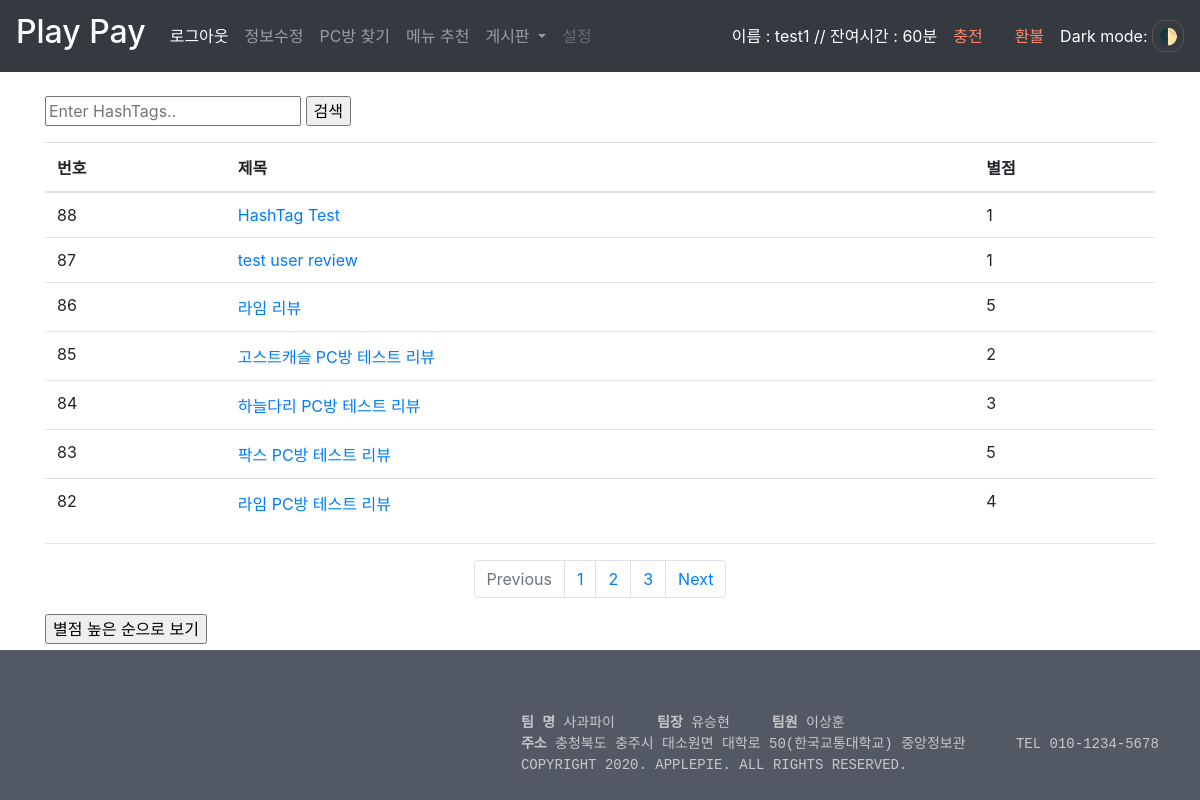
The app's page /board/1/ (signed in), older data.
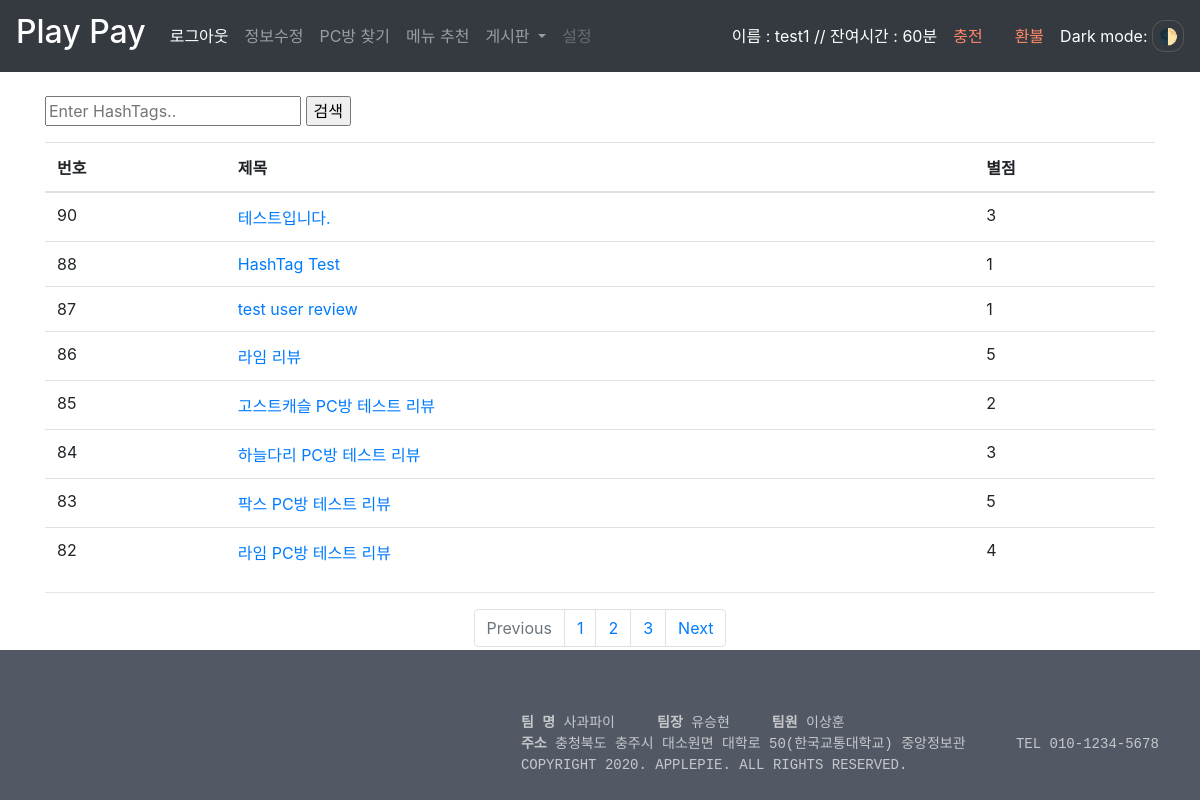
The same page, newer data.
### Proj/models.py (models this page shows, shortened)
class Text(models.Model):
    boardnumber = models.ForeignKey('Board', null=True, blank=True, on_delete=models.CASCADE)
    text_title = models.CharField(max_length=100)
    content = models.CharField(max_length=100)
    star = models.IntegerField(default=0)
    tags = TaggableManager(blank=True)
    user = models.CharField(max_length=100, default='default')

### Proj/views.py (the view, shortened to what this page needs)
# urls.py: path('board/<int:boardnum>/', views.ContentList.as_view(), name='contentlist'),
class ContentList(View):
    def get(self, request, boardnum):
        if not request.session.get('login', False):
            return HttpResponseRedirect('/')
        data = Text.objects.filter(boardnumber=boardnum).order_by('-id')
        form = SearchForm
        bn = boardnum
        return render(request, 'proj/contentlist.html', {'data':data, 'bn':bn, 'form':form})

### Proj/templates/Proj/contentlist.html (shortened to what this page needs)
{% extends "Proj/base.html" %}
{% block content %}
<!DOCTYPE html>
<html lang="en">
<div class="container">
<br>
{% if bn != 2 %}
<form action="/board/{{bn}}/search/" method='post'>
{{ form }}
<input type='submit' value='검색' />
</form>
{% endif %}
<table class="table table-hover">
    <thead>
    <tr>
        <th>번호</th>
        <th>제목</th>
        {% if bn == 1 %}
        <th>별점</th>
        {% endif %}
    </tr>
    </thead>
    <tbody>
    {% if data %}
    {% for data in data %}
    <tr>
        <td>{{ data.id }}</td>
        <td><a href="/board/{{bn}}/{{data.id}}">{{ data.text_title }}</a></td>
        {% if bn == 1 %}
        <td>{{ data.star }}</td>
        {% endif %}
    </tr>
    {% endfor %}
    {% else %}
    <tr>
      <td>None</td>
      <td>게시글이 없습니다.</td>
      <td>None</td>
  </tr>
    {% endif %}
    </tbody>
</table>
<hr>
<nav aria-label="Page navigation example">
  <ul class="pagination justify-content-center">
    <li class="page-item disabled">
      <a class="page-link" href="#" tabindex="-1">Previous</a>
    </li>
    <li class="page-item"><a class="page-link" href="#">1</a></li>
    <li class="page-item"><a class="page-link" href="#">2</a></li>
    <li class="page-item"><a class="page-link" href="#">3</a></li>
    <li class="page-item">
      <a class="page-link" href="#">Next</a>
    </li>
  </ul>
</nav>
{% if bn == 1 %}
<form action="/board/{{bn}}/" method='post'>
<input type="submit" value="별점 높은 순으로 보기"/>
</form>
{% endif %}
<p><input type="button" class='btn btn-secondary' value="글쓰기" onclick="window.open('/board/write','window팝업','width=350px, height=800px, left=600, menubar=no, status=no, toolbar=no');">
</p>
</div>
{% endblock %}

### Proj/templates/Proj/base.html (shortened to what this page needs)
{% block title %}
  <link rel="stylesheet" href="https://maxcdn.bootstrapcdn.com/bootstrap/4.0.0-beta.2/css/bootstrap.min.css">
<nav class="navbar  navbar-expand-sm  bg-dark  navbar-dark">
  <a class="navbar-brand" href="/"><h2>Play Pay</h2></a>
  <div class="collapse navbar-collapse" id="navbarSupportedContent">
    <ul class="navbar-nav mr-auto">
    {% if not request.session.login %}
      <li class="nav-item active">
        <a class="nav-link" href={% url 'proj:login' %}>로그인 <span class="sr-only">(current)</span></a>
      </li>
    {% else %}
      <li class="nav-item active">
        <a class="nav-link" href={% url 'proj:logout' %}>로그아웃 <span class="sr-only">(current)</span></a>
      </li>
      <li class="nav-item">
        <a class="nav-link" href={% url 'proj:edit' %}>정보수정</a>
      </li>
    {% endif %}
      <li class="nav-item">
        <a class="nav-link" href={% url 'proj:pclist' %}>PC방 찾기</a>
      </li>
      <li class="nav-item">
        <a class="nav-link" href={% url 'proj:food' %}>메뉴 추천</a>
      </li>
<li class="nav-item dropdown">
        <a class="nav-link dropdown-toggle" href="#" id="navbarDropdownMenuLink" data-toggle="dropdown" aria-haspopup="true" aria-expanded="false">
          게시판
        </a>
      </li>
<li class="nav-item dropdown">
        <a class="nav-link disabled" href="#" id="navbarDropdownMenuLink" data-toggle="dropdown" aria-haspopup="true" aria-expanded="false">
         설정
        </a>
      </li>
    </ul>
    <form class="form-inline my-2 my-lg-0">
    <font color='white'>
    {% if request.session.name %}
    <a>이름 : {{ request.session.name }} //</a>
    {% else %}
    이름 : None //
    {% endif %}
    {% if request.session.time %}
    <a>잔여시간 : {{ request.session.time }}분</a>
    {% else %}
    <a>잔여시간 : None </a>
    {% endif %}
    </font>
    <a class="nav-link" href={% url 'proj:payment' %} style="color:#FF8868">충전</a>
    <a class="nav-link" href={% url 'proj:refund' %} style="color:#FF8868">환불</a>
    </form>
<head>
</head>
<body>
    <div class="mode">
        <ap>Dark mode: </ap><span class="change">🌓</span>
    </div>
</body>
</nav>
<div id="wrapper">
    <div id="footer"><pre>
    <div id="color">
                                                              <b>팀 명</b> 사과파이     <b>팀장</b> 유승현     <b>팀원</b> 이상훈
                                                              <b>주소</b> 충청북도 충주시 대소원면 대학로 50(한국교통대학교) 중앙정보관      TEL 010-1234-5678
                                                              COPYRIGHT 2020. APPLEPIE. ALL RIGHTS RESERVED.</div>
    </pre></div>
</div>
{% endblock %}
{% block content %}
{% endblock %}

### Proj/templates/Proj/base.html (style rules this page uses)
.mode { float:left; }
.change { cursor: pointer; border: 1px solid #555; border-radius: 40%; width: 20px; text-align: center; padding: 5px; margin-rights: 8px; }
ap { color: #ffffff; }
#footer { position:fixed; bottom:0; width:100%; height:150px; background-color:#525864; }
#color { color: #ffffffaa; }

### Proj/templates/Proj/contentlist.html (style rules this page uses)
p { text-align: right; }

Row changes from the older to the newer data that the page shows:
added Text: id "90", text_title "테스트입니다.", star "3"
Text that changed along with them:
form field value: "별점 높은 순으로 보기" → (not shown)
